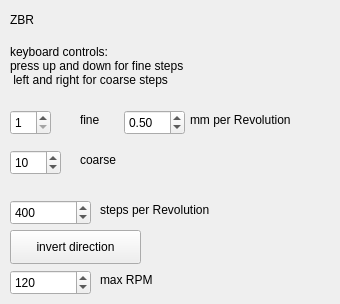
      <widget class="QWidget" name="page_2">
       <widget class="QLabel" name="label_15">
        <property name="geometry">
         <rect>
          <x>10</x>
          <y>10</y>
          <width>68</width>
          <height>19</height>
         </rect>
        </property>
        <property name="text">
         <string/>
        </property>
       </widget>
       <widget class="QLabel" name="label_17">
        <property name="geometry">
         <rect>
          <x>10</x>
          <y>10</y>
          <width>68</width>
          <height>19</height>
         </rect>
        </property>
        <property name="text">
         <string>ZBR</string>
        </property>
       </widget>
       <widget class="QLabel" name="label_40">
        <property name="geometry">
         <rect>
          <x>10</x>
          <y>40</y>
          <width>261</width>
          <height>51</height>
         </rect>
        </property>
        <property name="text">
         <string>keyboard controls:
press up and down for fine steps
 left and right for coarse steps</string>
        </property>
       </widget>
       <widget class="QSpinBox" name="spinB_zbr_fine">
        <property name="geometry">
         <rect>
          <x>10</x>
          <y>110</y>
          <width>41</width>
          <height>25</height>
         </rect>
        </property>
        <property name="minimum">
         <number>1</number>
        </property>
        <property name="maximum">
         <number>32</number>
        </property>
        <property name="value">
         <number>1</number>
        </property>
       </widget>
       <widget class="QSpinBox" name="spinB_zbr_coarse">
        <property name="geometry">
         <rect>
          <x>10</x>
          <y>150</y>
          <width>51</width>
          <height>25</height>
         </rect>
        </property>
        <property name="minimum">
         <number>1</number>
        </property>
        <property name="maximum">
         <number>124</number>
        </property>
        <property name="value">
         <number>10</number>
        </property>
       </widget>
       <widget class="QLabel" name="label_42">
        <property name="geometry">
         <rect>
          <x>80</x>
          <y>150</y>
          <width>68</width>
          <height>19</height>
         </rect>
        </property>
        <property name="text">
         <string>coarse</string>
        </property>
       </widget>
       <widget class="QSpinBox" name="spinB_zbr_steps_per_rev">
        <property name="geometry">
         <rect>
          <x>10</x>
          <y>200</y>
          <width>81</width>
          <height>25</height>
         </rect>
        </property>
        <property name="minimum">
         <number>1</number>
        </property>
        <property name="maximum">
         <number>51200</number>
        </property>
        <property name="value">
         <number>400</number>
        </property>
       </widget>
       <widget class="QSpinBox" name="spinB_zbr_max_RPM">
        <property name="geometry">
         <rect>
          <x>10</x>
          <y>270</y>
          <width>81</width>
          <height>25</height>
         </rect>
        </property>
        <property name="minimum">
         <number>1</number>
        </property>
        <property name="maximum">
         <number>1000</number>
        </property>
        <property name="value">
         <number>120</number>
        </property>
       </widget>
       <widget class="QPushButton" name="pushB_zbr_invert">
        <property name="geometry">
         <rect>
          <x>10</x>
          <y>230</y>
          <width>131</width>
          <height>34</height>
         </rect>
        </property>
        <property name="text">
         <string>invert direction</string>
        </property>
       </widget>
       <widget class="QDoubleSpinBox" name="spinB_zbr_mm_per_rev">
        <property name="geometry">
         <rect>
          <x>124</x>
          <y>110</y>
          <width>61</width>
          <height>25</height>
         </rect>
        </property>
        <property name="singleStep">
         <double>0.000000000000000</double>
        </property>
        <property name="value">
         <double>0.500000000000000</double>
        </property>
       </widget>
       <widget class="QLabel" name="label_43">
        <property name="geometry">
         <rect>
          <x>100</x>
          <y>200</y>
          <width>151</width>
          <height>19</height>
         </rect>
        </property>
        <property name="text">
         <string>steps per Revolution</string>
        </property>
       </widget>
       <widget class="QLabel" name="label_44">
        <property name="geometry">
         <rect>
          <x>190</x>
          <y>110</y>
          <width>141</width>
          <height>19</height>
         </rect>
        </property>
        <property name="text">
         <string>mm per Revolution</string>
        </property>
       </widget>
       <widget class="QLabel" name="label_41">
        <property name="geometry">
         <rect>
          <x>80</x>
          <y>110</y>
          <width>68</width>
          <height>19</height>
         </rect>
        </property>
        <property name="text">
         <string>fine</string>
        </property>
       </widget>
       <widget class="QLabel" name="label_45">
        <property name="geometry">
         <rect>
          <x>100</x>
          <y>270</y>
          <width>68</width>
          <height>19</height>
         </rect>
        </property>
        <property name="text">
         <string>max RPM</string>
        </property>
       </widget>
      </widget>
